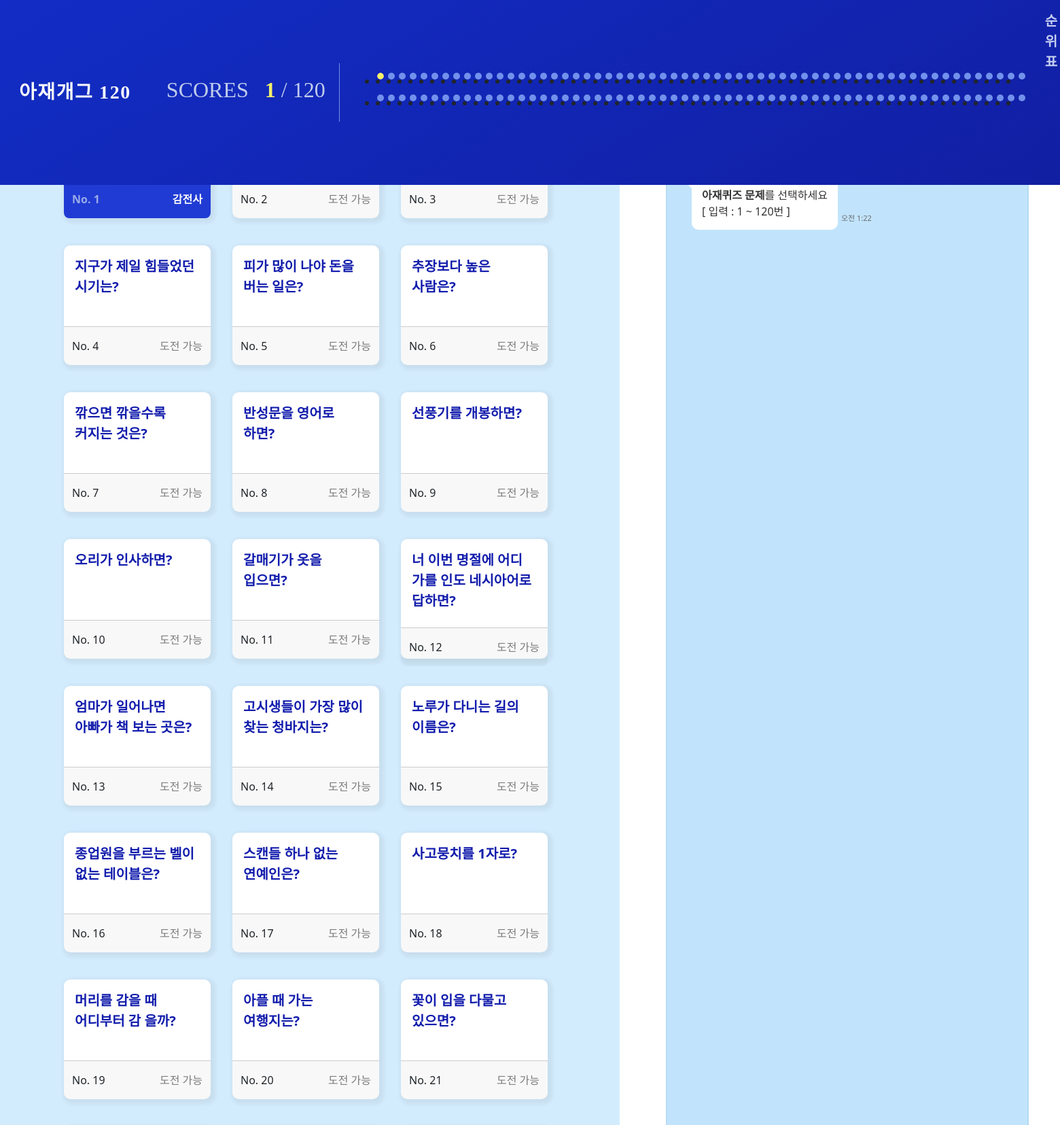
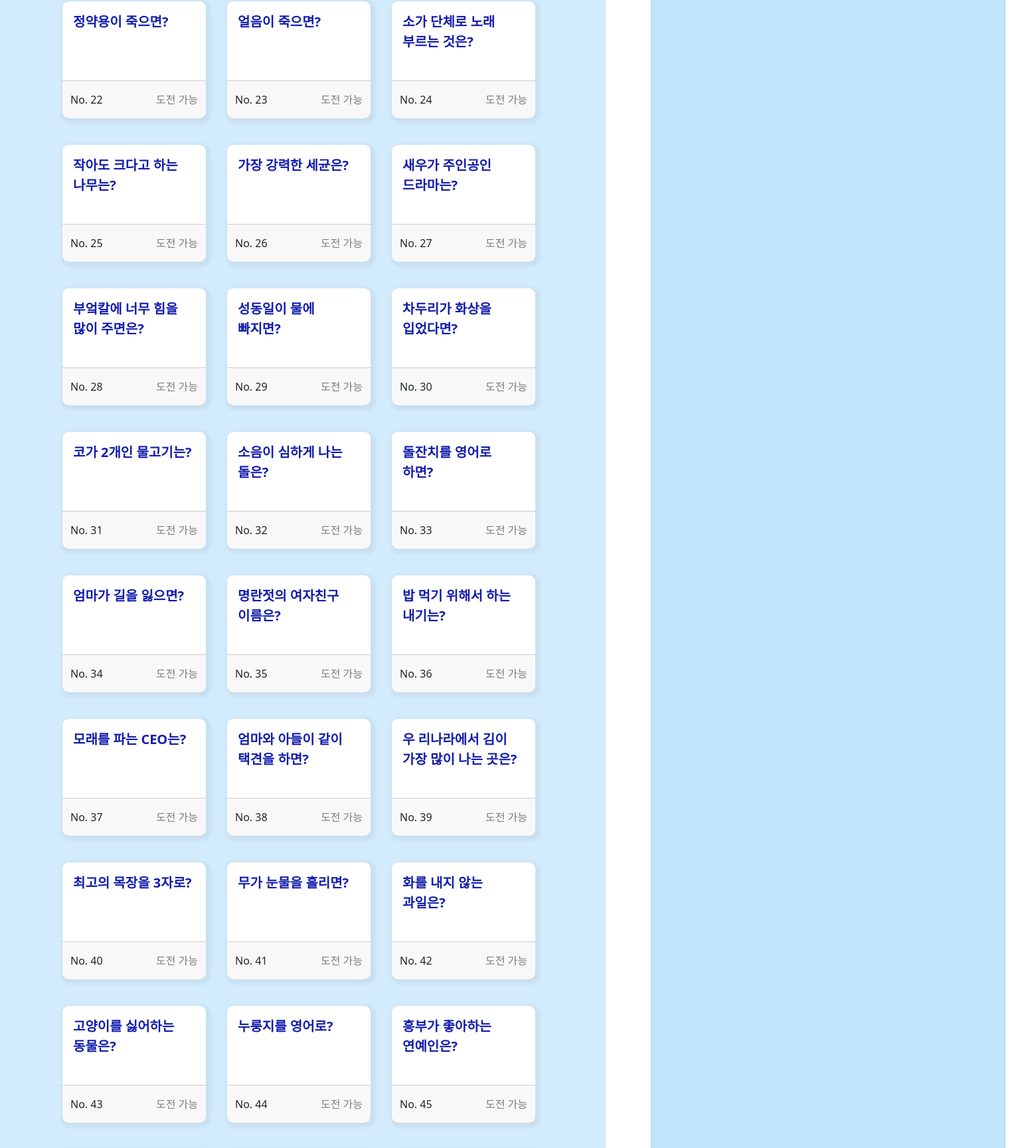
The app's page /status/show/ (signed in, upper part) with its own data (2 pictures, top to bottom).
### homepage/models.py (models this page shows)
class azquiz(db.Model):
    id = db.Column(db.Integer, primary_key=True)
    quiz = db.Column(db.String(150), nullable=False)
    answer = db.Column(db.String(50), nullable=False)
    hint = db.Column(db.String(50), nullable=False)

### homepage/views/status_views.py (the view)
@bp.route('/show/', methods=('GET', 'POST'))
@login_required
def show():
    solved = Solved.query.filter_by(user_id=g.user.id).all()
    quizs = azquiz.query
    solved_quiz_ids = []
    for solve in solved:
        solved_quiz_ids.append(solve.quiz_id)
    return render_template('status.html', quizs=quizs, solved_quiz_ids=solved_quiz_ids)

### homepage/views/auth_views.py (called while the page is built)
@bp.before_app_request
def load_logged_in_user():
    user_id = session.get('user_id')
    if user_id is None:
        g.user = None
    else:
        g.user = Users.query.get(user_id)

def login_required(view):
    @functools.wraps(view)
    def wrapped_view(*args, **kwargs):
        if g.user is None:
            _next = request.url if request.method == 'GET' else ''
            return redirect(url_for('auth.login', next=_next))
        return view(*args, **kwargs)
    return wrapped_view

### homepage/templates/status.html (shortened to what this page needs)
{% extends 'base.html' %}
{% block content %}
<link rel="stylesheet" href="https://cdnjs.cloudflare.com/ajax/libs/meyer-reset/2.0/reset.min.css" />
<div class="nav-background-behind"></div>
<div class="container-fruid whole_wrap">
    <div class="row">
        <div class="col-sm-7 quiz_wrap">
            <div class="d-flex flex-wrap justify-content-center align-items-start mx-3 my-4 p-3">
                {% for quiz in quizs %}
                <div class="my-1 quizBoxSelect" id="{{ loop.index }}">
                    <div class="col-10 card m-3" style="width: 13.5rem; height: 11rem; border-radius: 0.6rem;"
                        id="quizbox{{ loop.index }}">
                        {% if quiz.id in solved_quiz_ids %}
                        <div class="card-body text-quiz quizsuccess-top">
                            <h5 class="card-title fs-5 text fw-bold lh-base quizsuccess-text"
                                style="word-break:keep-all" id="quiz{{ quiz.id }}">{{ quiz.quiz }}</h5>
                        </div>
                        <div class="container card-footer quizsuccess">
                            <div class="row">
                                <span class="col-5 p-2 fs-6 fw-bold quizsuccess-number">No. {{ quiz.id }}</span>
                                <span class="col-7 text-end p-2 text-light fw-bold">
                                    {{ quiz.answer }}
                                </span>
                            </div>
                        </div>
                        {% else %}
                        <div class="card-body text-quiz" id="quizCardBody{{ quiz.id }}">
                            <h5 class="card-title fs-5 text fw-bold lh-base" style="word-break: keep-all"
                                id="quiz{{ quiz.id }}">{{ quiz.quiz }}</h5>
                        </div>
                        <div class="container card-footer" id="unSolvedDiv{{ quiz.id }}">
                            <div class="row">
                                <span class="col-5 p-2 fs-6" id="unSolvedSpanQuizId{{ quiz.id }}">No. {{
                                    quiz.id}}</span>
                                <span class="col-7 text-end p-2 text-black-50" id="unSolvedSpan{{ quiz.id }}">
                                    도전 가능
                                </span>
                            </div>
                        </div>
                        {% endif %}
                    </div>
                </div>
                {% endfor %}
            </div>
        </div>
        <div class="col-lg-5">
            <div class="chat_wrap">
                <div class="inner">
                </div>
            </div>
        </div>
    </div>
</div>
{% endblock %}

### homepage/static/style.css (style rules this page uses)
html, body { scroll-behavior: smooth; }
body { overflow: hidden; }
.text-quiz { color: #131dac; }
.nav-background-behind { position: fixed; width: 100%; height: 85px; }
.card { border: none; box-shadow: 3px 3px 5px 4px rgb(77, 71, 71, 0.075); }
.card-footer:last-child { border-radius: 0 0 0.5rem 0.5rem; }
.quizsuccess-top { transition: background-color 0.5s ease-in-out; background-color: #3c58f7; border-top-left-radius: 0.6rem; border-top-right-radius: 0.6rem; }
.quizsuccess-top .quizsuccess-text { transition: color 0.5s ease-in-out; color: #FFFFFF !important; }
.quizsuccess-number { transition: color 0.5s ease-in-out; color: #9aace7 !important; }
.quizsuccess { transition: background-color 0.5s ease-in-out; background-color: #203bd4; border-top: 0; }
.quizBoxSelect { opacity: 1; }
.whole_wrap { overflow: hidden; height: 100vh; padding-top: 85px; }

### records on screen
azquiz: id "1", answer "감전사"
azquiz: id "2"
azquiz: id "3"
azquiz: quiz "지구가 제일 힘들었던 시기는?", id "4"
azquiz: quiz "피가 많이 나야 돈을 버는 일은?", id "5"
azquiz: quiz "추장보다 높은 사람은?", id "6"
azquiz: quiz "깎으면 깎을수록 커지는 것은?", id "7"
azquiz: quiz "반성문을 영어로 하면?", id "8"
azquiz: quiz "선풍기를 개봉하면?", id "9"
azquiz: quiz "오리가 인사하면?", id "10"
azquiz: quiz "갈매기가 옷을 입으면?", id "11"
azquiz: quiz "너 이번 명절에 어디 가를 인도 네시아어로 답하면?", id "12"
azquiz: quiz "엄마가 일어나면 아빠가 책 보는 곳은?", id "13"
azquiz: quiz "고시생들이 가장 많이 찾는 청바지는?", id "14"
azquiz: quiz "노루가 다니는 길의 이름은?", id "15"
azquiz: quiz "종업원을 부르는 벨이 없는 테이블은?", id "16"
azquiz: quiz "스캔들 하나 없는 연예인은?", id "17"
azquiz: quiz "사고뭉치를 1자로?", id "18"
azquiz: quiz "머리를 감을 때 어디부터 감 을까?", id "19"
azquiz: quiz "아플 때 가는 여행지는?", id "20"
azquiz: quiz "꽃이 입을 다물고 있으면?", id "21"
azquiz: quiz "정약용이 죽으면?", id "22"
azquiz: quiz "얼음이 죽으면?", id "23"
azquiz: quiz "소가 단체로 노래 부르는 것은?", id "24"
azquiz: quiz "작아도 크다고 하는 나무는?", id "25"
azquiz: quiz "가장 강력한 세균은?", id "26"
azquiz: quiz "새우가 주인공인 드라마는?", id "27"
azquiz: quiz "부엌칼에 너무 힘을 많이 주면은?", id "28"
azquiz: quiz "성동일이 물에 빠지면?", id "29"
azquiz: quiz "차두리가 화상을 입었다면?", id "30"
azquiz: quiz "코가 2개인 물고기는?", id "31"
azquiz: quiz "소음이 심하게 나는 돌은?", id "32"
azquiz: quiz "돌잔치를 영어로 하면?", id "33"
azquiz: quiz "엄마가 길을 잃으면?", id "34"
azquiz: quiz "명란젓의 여자친구 이름은?", id "35"
azquiz: quiz "밥 먹기 위해서 하는 내기는?", id "36"
azquiz: quiz "모래를 파는 CEO는?", id "37"
azquiz: quiz "엄마와 아들이 같이 택견을 하면?", id "38"
azquiz: quiz "우 리나라에서 김이 가장 많이 나는 곳은?", id "39"
azquiz: quiz "최고의 목장을 3자로?", id "40"
azquiz: quiz "무가 눈물을 흘리면?", id "41"
azquiz: quiz "화를 내지 않는 과일은?", id "42"
azquiz: quiz "고양이를 싫어하는 동물은?", id "43"
azquiz: quiz "누룽지를 영어로?", id "44"
azquiz: quiz "흥부가 좋아하는 연예인은?", id "45"

### other values on screen
{{ solved_quiz_ids|length }} "1"
